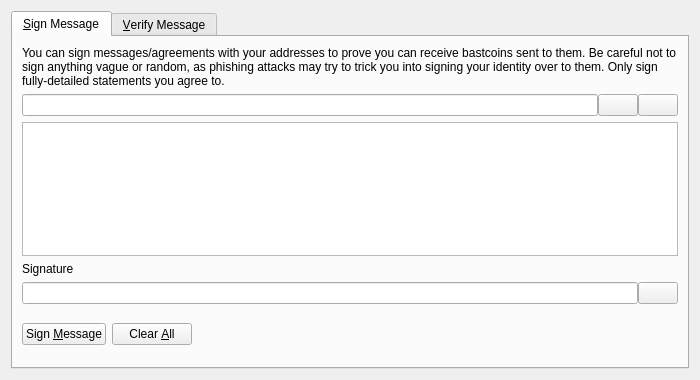
<?xml version="1.0" encoding="UTF-8"?>
<ui version="4.0">
 <class>SignVerifyMessageDialog</class>
 <widget class="QDialog" name="SignVerifyMessageDialog">
  <property name="geometry">
   <rect>
    <x>0</x>
    <y>0</y>
    <width>700</width>
    <height>380</height>
   </rect>
  </property>
  <property name="windowTitle">
   <string>Signatures - Sign / Verify a Message</string>
  </property>
  <property name="modal">
   <bool>true</bool>
  </property>
  <layout class="QVBoxLayout" name="verticalLayout">
   <item>
    <widget class="QTabWidget" name="tabWidget">
     <property name="currentIndex">
      <number>0</number>
     </property>
     <widget class="QWidget" name="tabSignMessage">
      <attribute name="title">
       <string>&amp;Sign Message</string>
      </attribute>
      <layout class="QVBoxLayout" name="verticalLayout_SM">
       <item>
        <widget class="QLabel" name="infoLabel_SM">
         <property name="text">
          <string>You can sign messages/agreements with your addresses to prove you can receive bastcoins sent to them. Be careful not to sign anything vague or random, as phishing attacks may try to trick you into signing your identity over to them. Only sign fully-detailed statements you agree to.</string>
         </property>
         <property name="textFormat">
          <enum>Qt::PlainText</enum>
         </property>
         <property name="wordWrap">
          <bool>true</bool>
         </property>
        </widget>
       </item>
       <item>
        <layout class="QHBoxLayout" name="horizontalLayout_1_SM">
         <property name="spacing">
          <number>0</number>
         </property>
         <item>
          <widget class="QValidatedLineEdit" name="addressIn_SM">
           <property name="toolTip">
            <string>The Bastcoin address to sign the message with</string>
           </property>
          </widget>
         </item>
         <item>
          <widget class="QPushButton" name="addressBookButton_SM">
           <property name="toolTip">
            <string>Choose previously used address</string>
           </property>
           <property name="text">
            <string/>
           </property>
           <property name="icon">
            <iconset resource="../bitcoin.qrc">
             <normaloff>:/icons/address-book</normaloff>:/icons/address-book</iconset>
           </property>
           <property name="shortcut">
            <string>Alt+A</string>
           </property>
           <property name="autoDefault">
            <bool>false</bool>
           </property>
          </widget>
         </item>
         <item>
          <widget class="QPushButton" name="pasteButton_SM">
           <property name="toolTip">
            <string>Paste address from clipboard</string>
           </property>
           <property name="text">
            <string/>
           </property>
           <property name="icon">
            <iconset resource="../bitcoin.qrc">
             <normaloff>:/icons/editpaste</normaloff>:/icons/editpaste</iconset>
           </property>
           <property name="shortcut">
            <string>Alt+P</string>
           </property>
           <property name="autoDefault">
            <bool>false</bool>
           </property>
          </widget>
         </item>
        </layout>
       </item>
       <item>
        <widget class="QPlainTextEdit" name="messageIn_SM">
         <property name="toolTip">
          <string>Enter the message you want to sign here</string>
         </property>
        </widget>
       </item>
       <item>
        <widget class="QLabel" name="signatureLabel_SM">
         <property name="text">
          <string>Signature</string>
         </property>
         <property name="textFormat">
          <enum>Qt::PlainText</enum>
         </property>
        </widget>
       </item>
       <item>
        <layout class="QHBoxLayout" name="horizontalLayout_2_SM">
         <property name="spacing">
          <number>0</number>
         </property>
         <item>
          <widget class="QLineEdit" name="signatureOut_SM">
           <property name="font">
            <font>
             <italic>true</italic>
            </font>
           </property>
           <property name="readOnly">
            <bool>true</bool>
           </property>
          </widget>
         </item>
         <item>
          <widget class="QPushButton" name="copySignatureButton_SM">
           <property name="toolTip">
            <string>Copy the current signature to the system clipboard</string>
           </property>
           <property name="text">
            <string/>
           </property>
           <property name="icon">
            <iconset resource="../bitcoin.qrc">
             <normaloff>:/icons/editcopy</normaloff>:/icons/editcopy</iconset>
           </property>
           <property name="autoDefault">
            <bool>false</bool>
           </property>
          </widget>
         </item>
        </layout>
       </item>
       <item>
        <layout class="QHBoxLayout" name="horizontalLayout_3_SM">
         <item>
          <widget class="QPushButton" name="signMessageButton_SM">
           <property name="toolTip">
            <string>Sign the message to prove you own this Bastcoin address</string>
           </property>
           <property name="text">
            <string>Sign &amp;Message</string>
           </property>
           <property name="icon">
            <iconset resource="../bitcoin.qrc">
             <normaloff>:/icons/edit</normaloff>:/icons/edit</iconset>
           </property>
           <property name="autoDefault">
            <bool>false</bool>
           </property>
          </widget>
         </item>
         <item>
          <widget class="QPushButton" name="clearButton_SM">
           <property name="toolTip">
            <string>Reset all sign message fields</string>
           </property>
           <property name="text">
            <string>Clear &amp;All</string>
           </property>
           <property name="icon">
            <iconset resource="../bitcoin.qrc">
             <normaloff>:/icons/remove</normaloff>:/icons/remove</iconset>
           </property>
           <property name="autoDefault">
            <bool>false</bool>
           </property>
          </widget>
         </item>
         <item>
          <spacer name="horizontalSpacer_1_SM">
           <property name="orientation">
            <enum>Qt::Horizontal</enum>
           </property>
           <property name="sizeHint" stdset="0">
            <size>
             <width>40</width>
             <height>48</height>
            </size>
           </property>
          </spacer>
         </item>
         <item>
          <widget class="QLabel" name="statusLabel_SM">
           <property name="font">
            <font>
             <weight>75</weight>
             <bold>true</bold>
            </font>
           </property>
           <property name="text">
            <string/>
           </property>
           <property name="wordWrap">
            <bool>true</bool>
           </property>
          </widget>
         </item>
         <item>
          <spacer name="horizontalSpacer_2_SM">
           <property name="orientation">
            <enum>Qt::Horizontal</enum>
           </property>
           <property name="sizeHint" stdset="0">
            <size>
             <width>40</width>
             <height>48</height>
            </size>
           </property>
          </spacer>
         </item>
        </layout>
       </item>
      </layout>
     </widget>
     <widget class="QWidget" name="tabVerifyMessage">
      <attribute name="title">
       <string>&amp;Verify Message</string>
      </attribute>
      <layout class="QVBoxLayout" name="verticalLayout_VM">
       <item>
        <widget class="QLabel" name="infoLabel_VM">
         <property name="text">
          <string>Enter the receiver's address, message (ensure you copy line breaks, spaces, tabs, etc. exactly) and signature below to verify the message. Be careful not to read more into the signature than what is in the signed message itself, to avoid being tricked by a man-in-the-middle attack. Note that this only proves the signing party receives with the address, it cannot prove sendership of any transaction!</string>
         </property>
         <property name="textFormat">
          <enum>Qt::PlainText</enum>
         </property>
         <property name="alignment">
          <set>Qt::AlignLeading|Qt::AlignLeft|Qt::AlignTop</set>
         </property>
         <property name="wordWrap">
          <bool>true</bool>
         </property>
        </widget>
       </item>
       <item>
        <layout class="QHBoxLayout" name="horizontalLayout_1_VM">
         <property name="spacing">
          <number>0</number>
         </property>
         <item>
          <widget class="QValidatedLineEdit" name="addressIn_VM">
           <property name="toolTip">
            <string>The Bastcoin address the message was signed with</string>
           </property>
          </widget>
         </item>
         <item>
          <widget class="QPushButton" name="addressBookButton_VM">
           <property name="toolTip">
            <string>Choose previously used address</string>
           </property>
           <property name="text">
            <string/>
           </property>
           <property name="icon">
            <iconset resource="../bitcoin.qrc">
             <normaloff>:/icons/address-book</normaloff>:/icons/address-book</iconset>
           </property>
           <property name="shortcut">
            <string>Alt+A</string>
           </property>
           <property name="autoDefault">
            <bool>false</bool>
           </property>
          </widget>
         </item>
        </layout>
       </item>
       <item>
        <widget class="QPlainTextEdit" name="messageIn_VM"/>
       </item>
       <item>
        <widget class="QValidatedLineEdit" name="signatureIn_VM"/>
       </item>
       <item>
        <layout class="QHBoxLayout" name="horizontalLayout_2_VM">
         <item>
          <widget class="QPushButton" name="verifyMessageButton_VM">
           <property name="toolTip">
            <string>Verify the message to ensure it was signed with the specified Bastcoin address</string>
           </property>
           <property name="text">
            <string>Verify &amp;Message</string>
           </property>
           <property name="icon">
            <iconset resource="../bitcoin.qrc">
             <normaloff>:/icons/transaction_0</normaloff>:/icons/transaction_0</iconset>
           </property>
           <property name="autoDefault">
            <bool>false</bool>
           </property>
          </widget>
         </item>
         <item>
          <widget class="QPushButton" name="clearButton_VM">
           <property name="toolTip">
            <string>Reset all verify message fields</string>
           </property>
           <property name="text">
            <string>Clear &amp;All</string>
           </property>
           <property name="icon">
            <iconset resource="../bitcoin.qrc">
             <normaloff>:/icons/remove</normaloff>:/icons/remove</iconset>
           </property>
           <property name="autoDefault">
            <bool>false</bool>
           </property>
          </widget>
         </item>
         <item>
          <spacer name="horizontalSpacer_1_VM">
           <property name="orientation">
            <enum>Qt::Horizontal</enum>
           </property>
           <property name="sizeHint" stdset="0">
            <size>
             <width>40</width>
             <height>48</height>
            </size>
           </property>
          </spacer>
         </item>
         <item>
          <widget class="QLabel" name="statusLabel_VM">
           <property name="font">
            <font>
             <weight>75</weight>
             <bold>true</bold>
            </font>
           </property>
           <property name="text">
            <string/>
           </property>
           <property name="wordWrap">
            <bool>true</bool>
           </property>
          </widget>
         </item>
         <item>
          <spacer name="horizontalSpacer_2_VM">
           <property name="orientation">
            <enum>Qt::Horizontal</enum>
           </property>
           <property name="sizeHint" stdset="0">
            <size>
             <width>40</width>
             <height>48</height>
            </size>
           </property>
          </spacer>
         </item>
        </layout>
       </item>
      </layout>
     </widget>
    </widget>
   </item>
  </layout>
 </widget>
 <customwidgets>
  <customwidget>
   <class>QValidatedLineEdit</class>
   <extends>QLineEdit</extends>
   <header>qt/qvalidatedlineedit.h</header>
  </customwidget>
 </customwidgets>
 <resources>
  <include location="../bitcoin.qrc"/>
 </resources>
 <connections/>
</ui>
